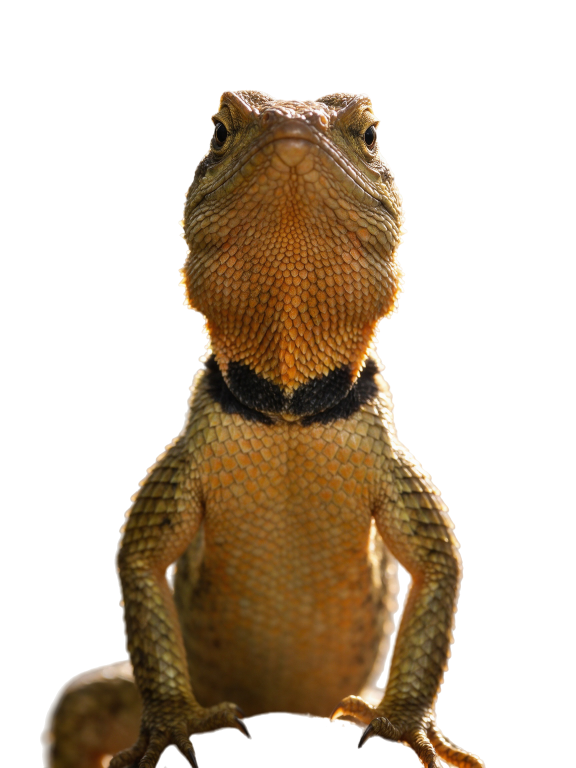
#> input picture templates/carrossel/imagens/calango-close.png, 1728 x 2304 px (shown at 1/3 size)
$ python cena.py ../imagens/calango-close.png ../imagens/calango-corpo.png 5 5
#> lines starting #> are read from the running program, lines starting #| are printed output that depends on the picture; after the words box and inside, x2 and y2 are one past the last pixel; in counts of white or black regions, pixels touching at a corner belong together
# A foto como cena de fundo. Para o assunto descer no slide, continua a parte de cima da foto (céu ou fundo liso) para cima,
# sem emenda. Nunca mexe nos lados: "odiei a forma que você expandiu o lado" (dono, 30/10/2026).
# Uso: python templates/carrossel/ferramentas/cena.py <foto> <saida.jpg> [desce_em_px_do_slide] [largura_no_slide]
# No conteúdo: fundoFoto { arq: saida, x, y: y_do_assunto - desce, w } e assunto { arq: recorte, x, y, w }.
import sys

import numpy as np
from PIL import Image, ImageFilter

orig, saida = sys.argv[1], sys.argv[2]
desce = int(sys.argv[3]) if len(sys.argv) > 3 else 0
larg = int(sys.argv[4]) if len(sys.argv) > 4 else 1100
im = Image.open(orig).convert('RGB')
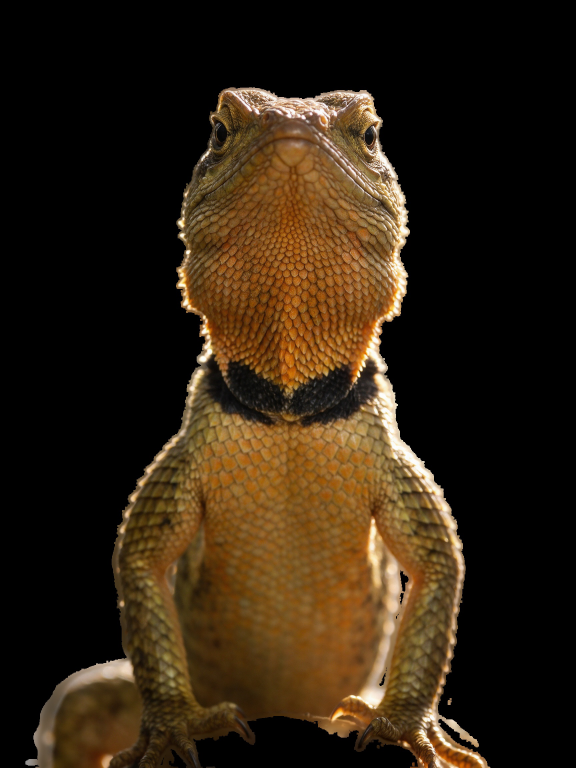
#> im: PIL image 1728x2304 RGB (shown at 1/3 size); mean R, G, B 47.9, 33.8, 17.1
w, h = im.size
#> w = 1728; h = 2304
extra = int(desce / larg * w)
#> extra = 1728
if extra:
    a = np.array(im)
    topo = np.repeat(a[:6], (extra + 30) // 6 + 1, axis=0)[:extra + 30]
#> topo: shape (1758, 1728, 3); every value is 0
    c = Image.fromarray(np.vstack([topo, a[30:]]))
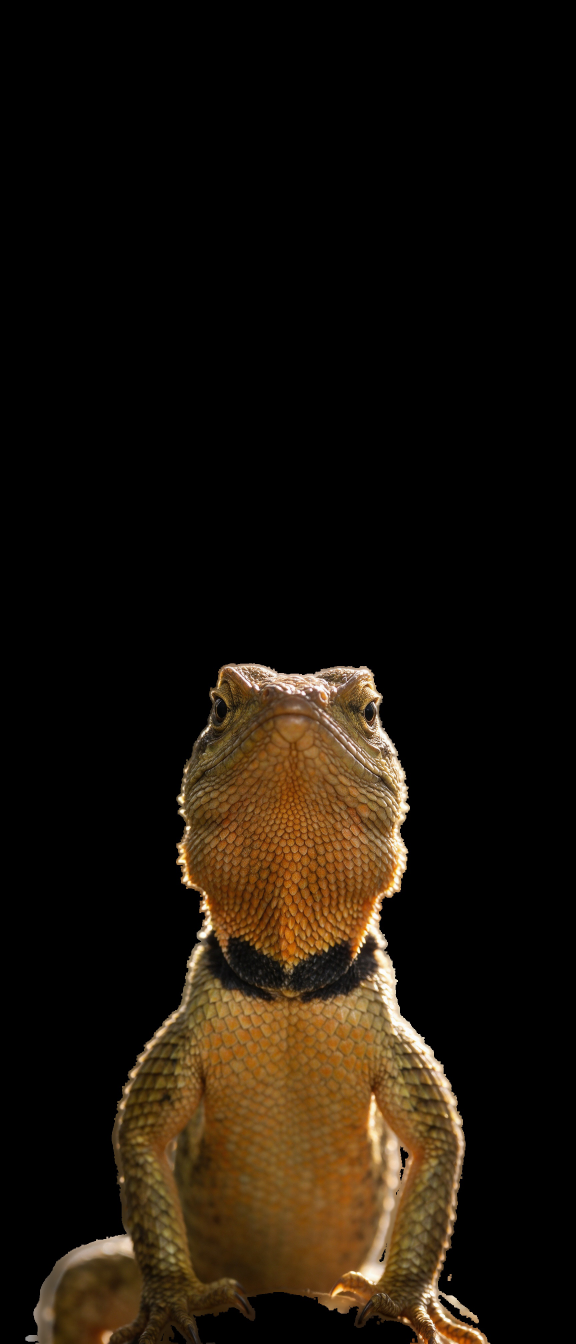
#> c: PIL image 1728x4032 RGB (shown at 1/3 size); mean R, G, B 27.4, 19.3, 9.8
    m = Image.new('L', c.size, 0)
#> m: PIL image 1728x4032 L; every value is 0
    m.paste(255, (0, 0, w, extra + 40))
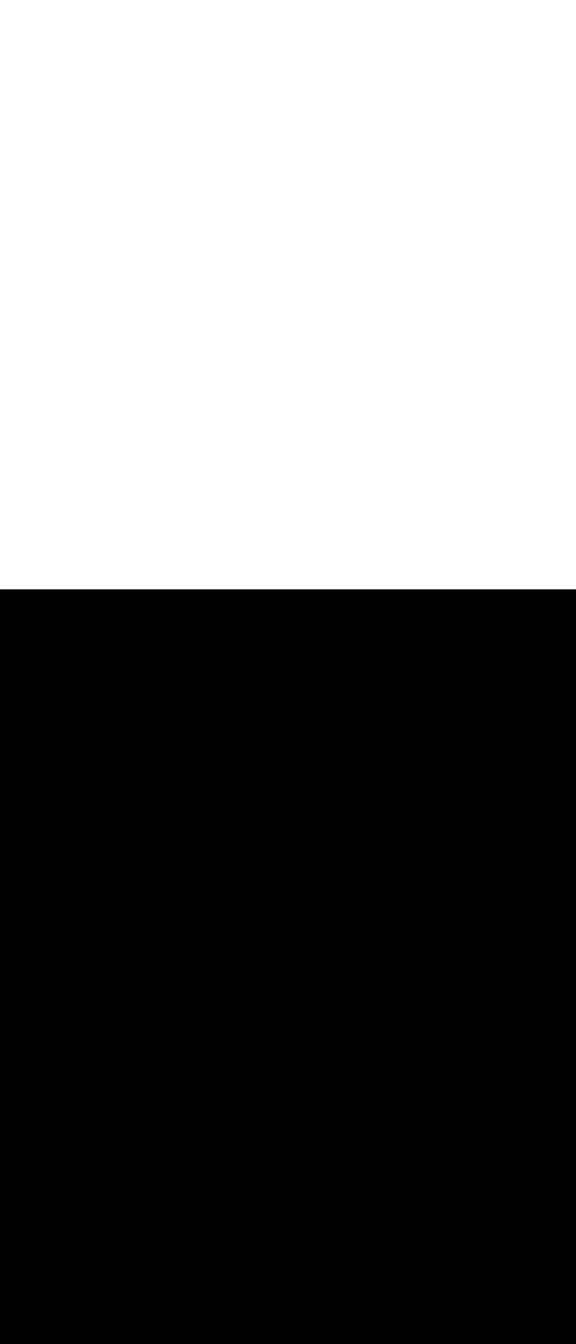
#> m: PIL image 1728x4032 L (shown at 1/3 size); 43.8% white; 1 white region, box (x1, y1, x2, y2) and area: (0, 0, 1728, 1768) 3055104
    m = m.filter(ImageFilter.GaussianBlur(35))
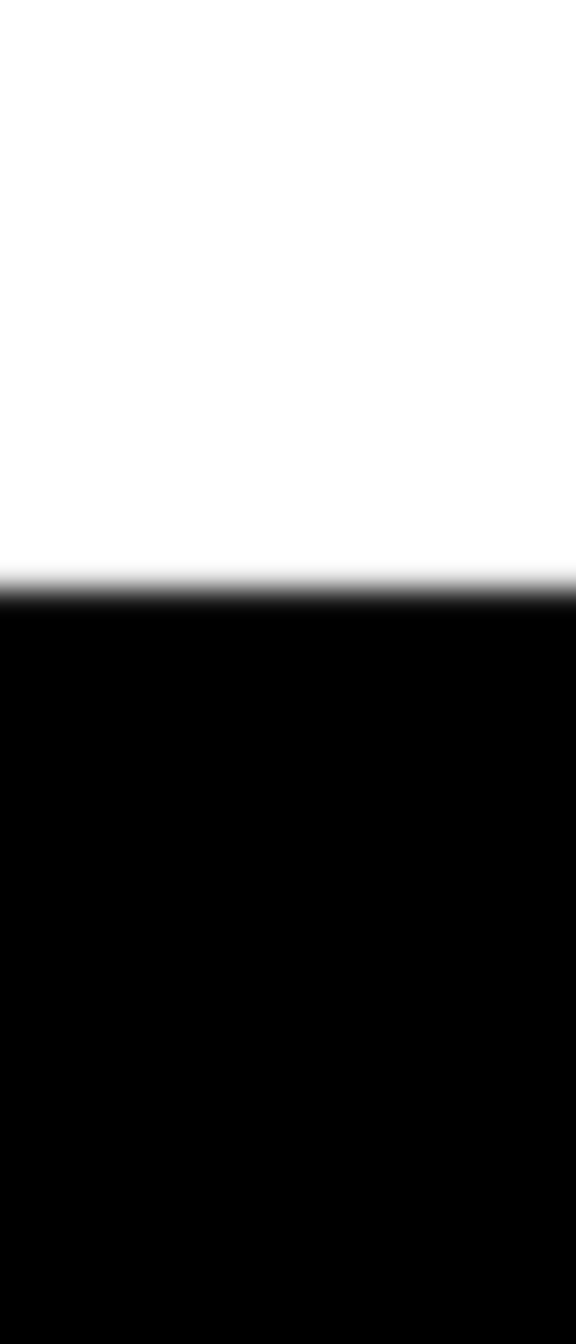
#> m: PIL image 1728x4032 L (shown at 1/3 size); min 0, max 255, mean 111.8
    im = Image.composite(c.filter(ImageFilter.GaussianBlur(25)), c, m)
im.resize((1500, int(1500 * im.size[1] / w)), Image.LANCZOS).save(saida, quality=92)
print(saida, im.size, 'extra', extra)
#| ../imagens/calango-corpo.png (1728, 4032) extra 1728

$ run again, on templates/carrossel/imagens/folha.png
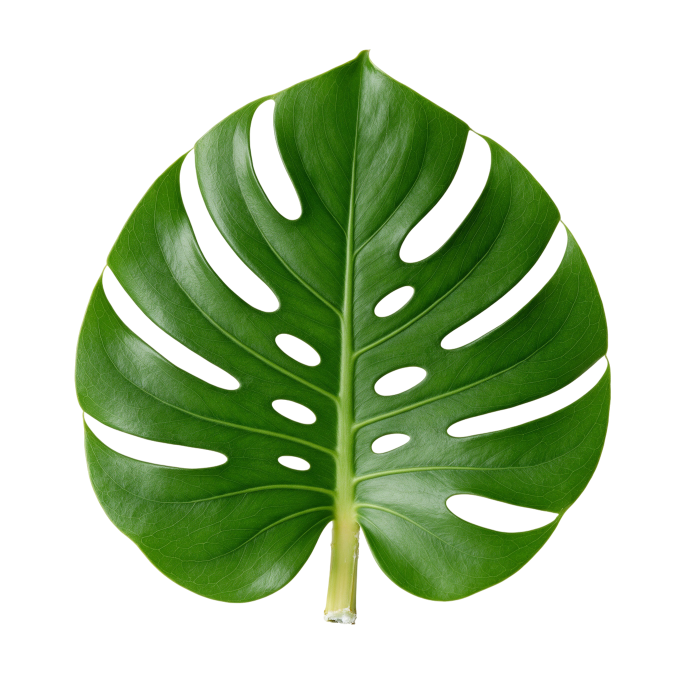
#> input picture templates/carrossel/imagens/folha.png, 2048 x 2048 px (shown at 1/3 size)
#> topo: shape (2078, 2048, 3); every value is 0
#> `c = Image.fromarray(np.vstack([topo, a[30:]]))`:
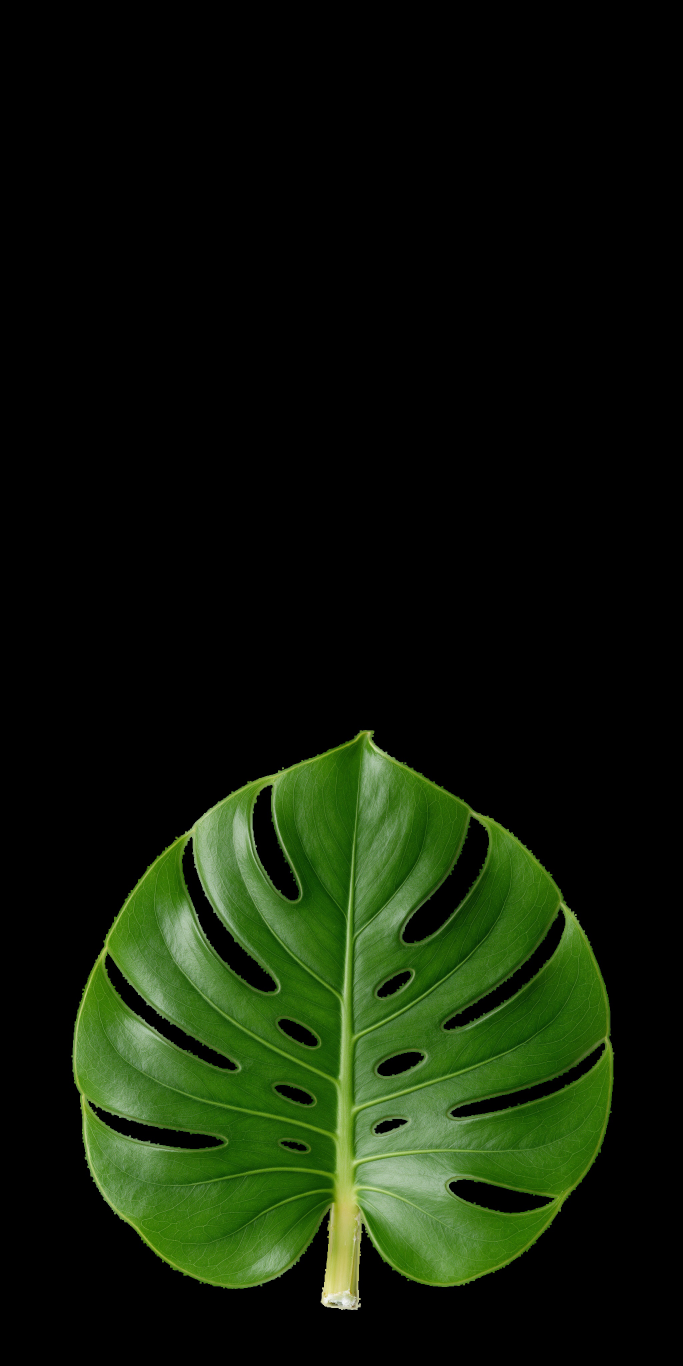
#> c: PIL image 2048x4096 RGB (shown at 1/3 size); mean R, G, B 15.4, 26.2, 8.1
#> `m = m.filter(ImageFilter.GaussianBlur(35))`:
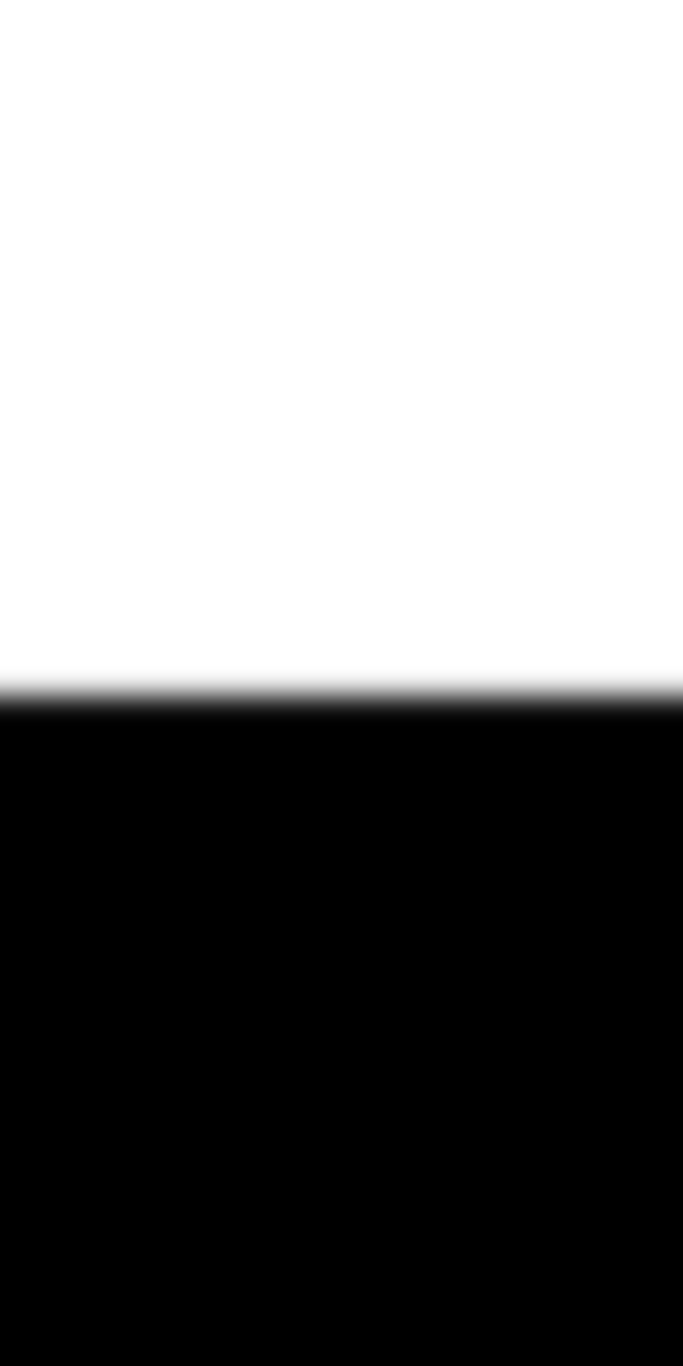
#> m: PIL image 2048x4096 L (shown at 1/3 size); min 0, max 255, mean 130
#| ../imagens/folha.png (2048, 4096) extra 2048

$ run again, on templates/carrossel/imagens/petalas.png
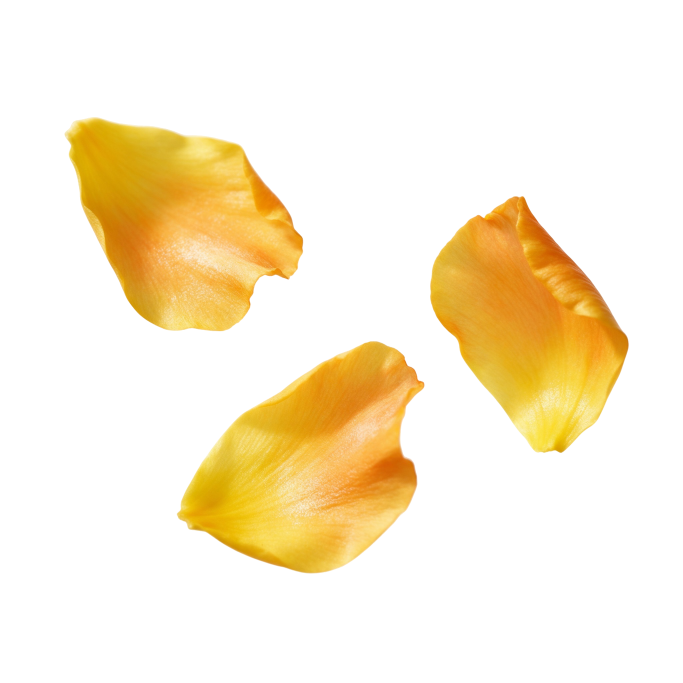
#> input picture templates/carrossel/imagens/petalas.png, 2048 x 2048 px (shown at 1/3 size)
#> topo: shape (2078, 2048, 3); every value is 0
#> `m.paste(255, (0, 0, w, extra + 40))`:
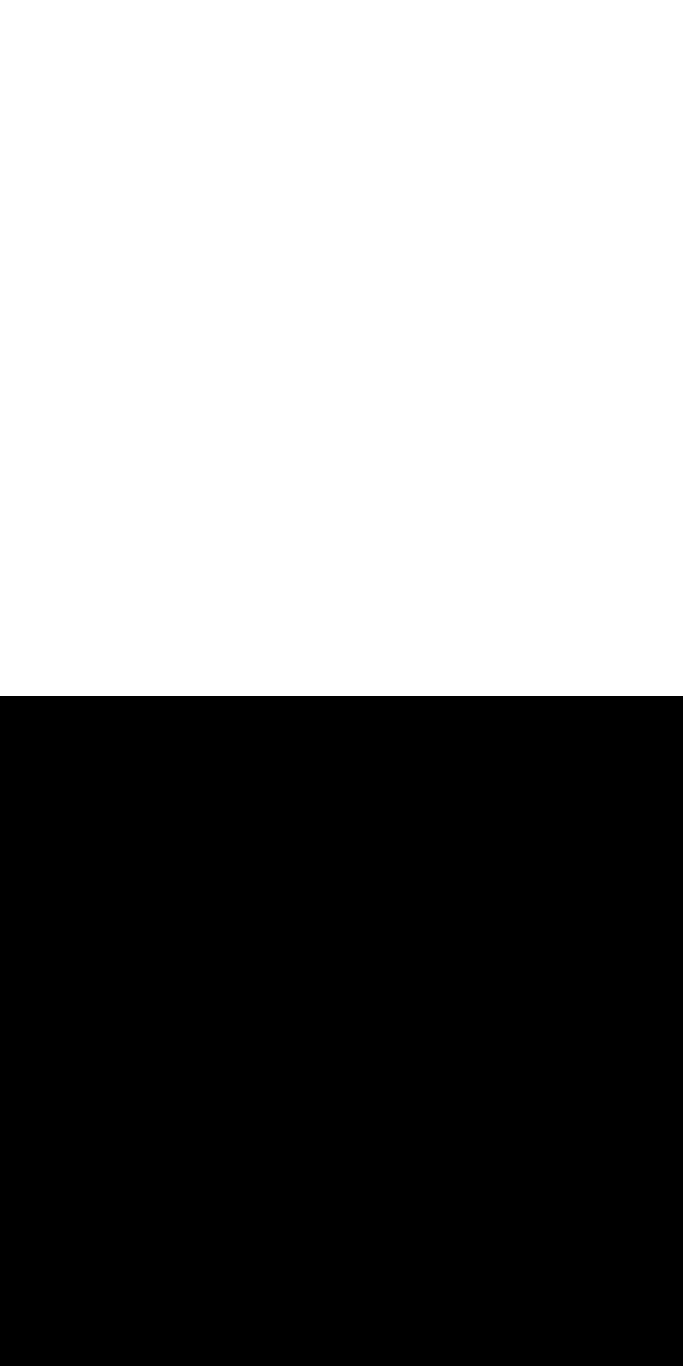
#> m: PIL image 2048x4096 L (shown at 1/3 size); 51% white; 1 black region, box (x1, y1, x2, y2) and area: (0, 2088, 2048, 4096) 4112384
#> `im.resize((1500, int(1500 * im.size[1] / w)), Image.LANCZOS).save(said..`:
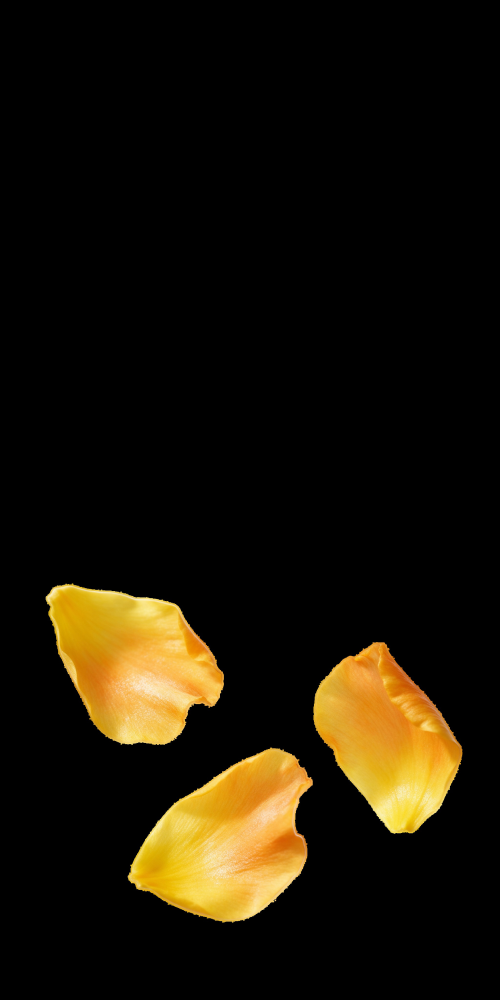
#> saved as petalas.png: PIL image 1500x3000 RGB (shown at 1/3 size); mean R, G, B 27.2, 20.6, 6.8
#| ../imagens/petalas.png (2048, 4096) extra 2048
